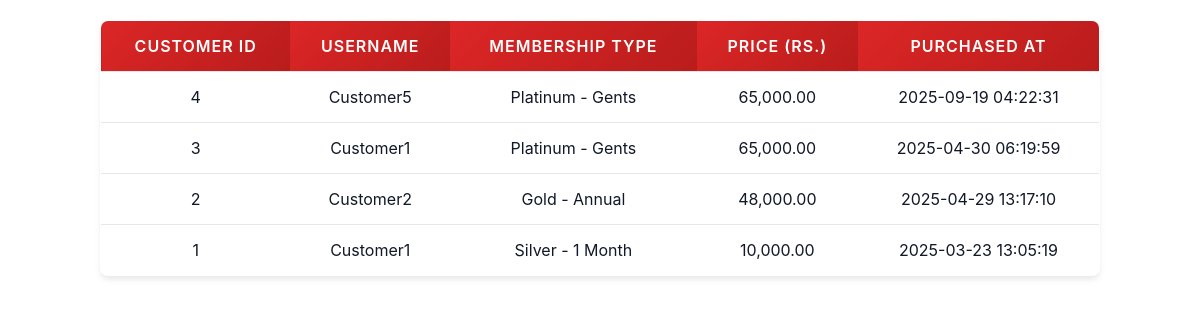
The app's page /fetch_all_memberships.php (signed in) with its own data.
### tables this page shows
CREATE TABLE `customer_memberships` (
  `id` int(11) NOT NULL,
  `username` varchar(255) NOT NULL,
  `membership_type` varchar(50) NOT NULL,
  `price` decimal(10,2) NOT NULL,
  `purchased_at` timestamp NOT NULL DEFAULT current_timestamp()
);

### fetch_all_memberships.php (the view, shortened to what this page needs)
<?php
$host = "localhost";
$user = "root";
$pass = "";
$dbname = "fitzone_db";
$conn = new mysqli($host, $user, $pass, $dbname);
?>
<div class="all-customer-memberships-container">
<?php
$sql = "SELECT id, username, membership_type, price, purchased_at FROM customer_memberships ORDER BY purchased_at DESC";
$result = $conn->query($sql);
if ($result->num_rows > 0) {
    echo "<table>
            <tr>
                <th>Customer ID</th>
                <th>Username</th>
                <th>Membership Type</th>
                <th>Price (Rs.)</th>
                <th>Purchased At</th>
            </tr>";
    while ($row = $result->fetch_assoc()) {
        echo "<tr>
                <td>" . htmlspecialchars($row["id"]) . "</td>
                <td>" . htmlspecialchars($row["username"]) . "</td>
                <td>" . htmlspecialchars($row["membership_type"]) . "</td>
                <td>" . number_format($row["price"], 2) . "</td>
                <td>" . htmlspecialchars($row["purchased_at"]) . "</td>
              </tr>";
    }
    echo "</table>";
} else {
    echo "<p>No memberships purchased yet.</p>";
}
?>
</div>

### fetch_all_memberships.php (style rules this page uses)
.all-customer-memberships-container * { box-sizing: border-box; font-family: -apple-system, BlinkMacSystemFont, 'Segoe UI', Roboto, sans-serif; }
.all-customer-memberships-container { --primary-color: #dc2626; --primary-dark: #b91c1c; --primary-light: #ef4444; --accent-color: #f59e0b; --bg-card: rgba(255, 255, 255, 0.1); --text-primary: #111827; --text-inverse: #ffffff; --border-color: #e5e7eb; --shadow-md: 0 4px 6px -1px rgba(0, 0, 0, 0.1); --gradient-primary: linear-gradient(135deg, #dc2626, #b91c1c); --transition-base: 250ms ease; }
.all-customer-memberships-container table { width: 100%; max-width: 1000px; margin: 20px auto; border-collapse: collapse; background: var(--bg-card); backdrop-filter: blur(5px); border: 1px solid var(--border-color); border-radius: 8px; overflow: hidden; box-shadow: var(--shadow-md); }
.all-customer-memberships-container th { padding: 15px; text-align: center; border-bottom: 1px solid var(--border-color); font-size: 16px; background: var(--gradient-primary); color: var(--text-inverse); font-weight: 600; text-transform: uppercase; letter-spacing: 1px; }
.all-customer-memberships-container td { padding: 15px; text-align: center; border-bottom: 1px solid var(--border-color); font-size: 16px; color: var(--text-primary); }
.all-customer-memberships-container tr:last-child td { border-bottom: none; }
.all-customer-memberships-container tr:nth-child(even) { background: rgba(255, 255, 255, 0.05); }

### records on screen
customer_memberships: id "4", username "Customer5", membership_type "Platinum - Gents", price "65,000.00", purchased_at "2025-09-19 04:22:31"
customer_memberships: id "3", username "Customer1", membership_type "Platinum - Gents", price "65,000.00", purchased_at "2025-04-30 06:19:59"
customer_memberships: id "2", username "Customer2", membership_type "Gold - Annual", price "48,000.00", purchased_at "2025-04-29 13:17:10"
customer_memberships: id "1", username "Customer1", membership_type "Silver - 1 Month", price "10,000.00", purchased_at "2025-03-23 13:05:19"
